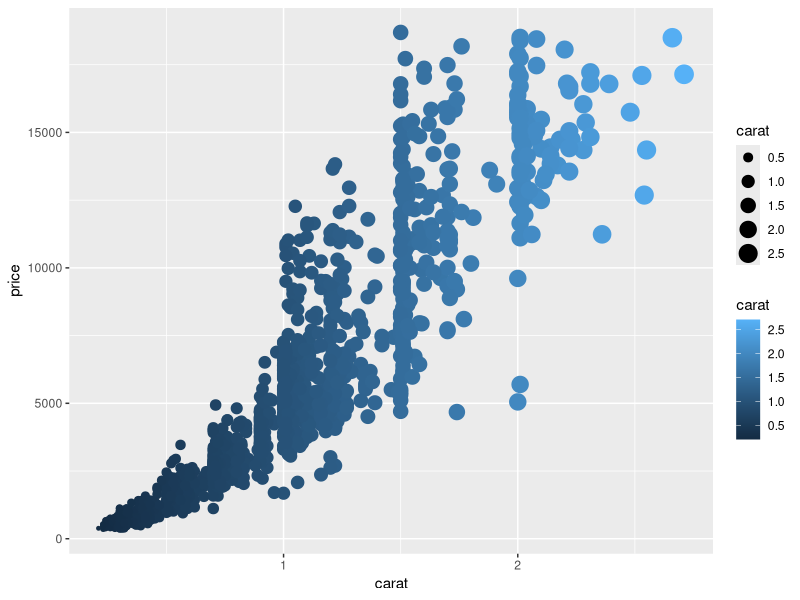
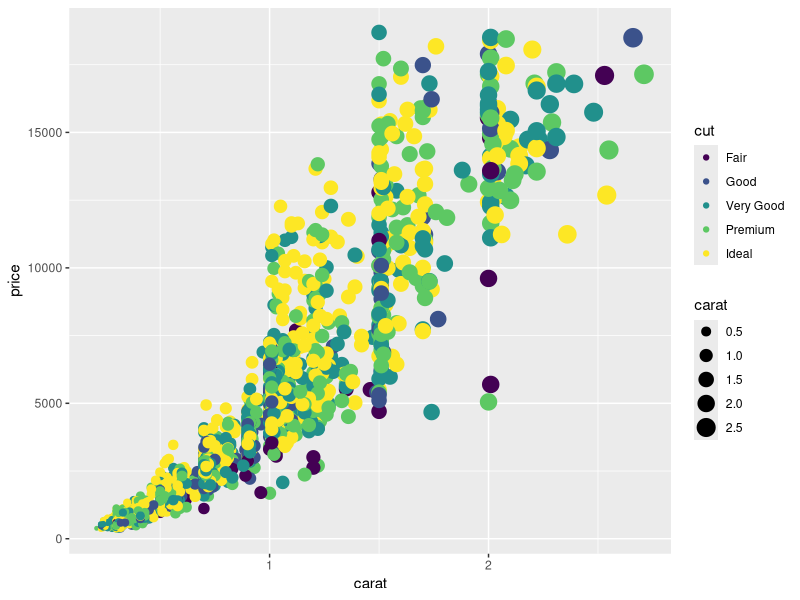
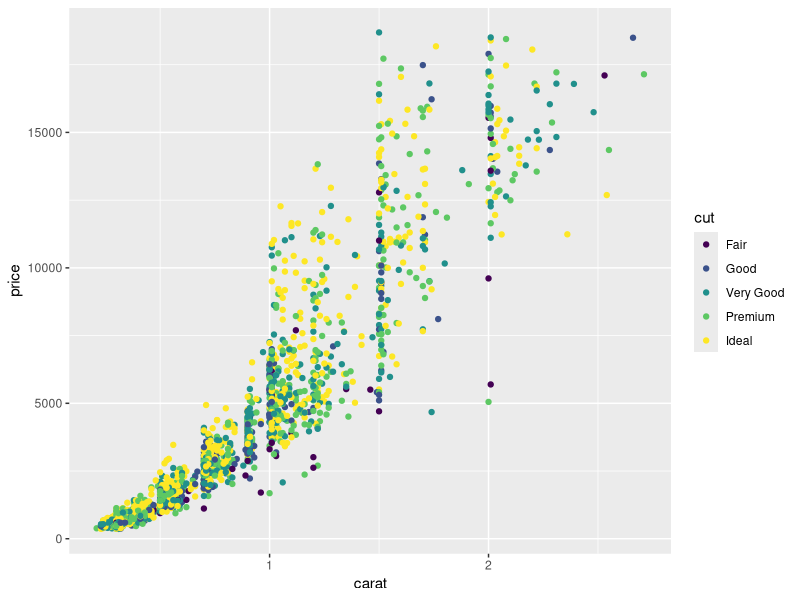

The R source for these figures, in order:
library(ggplot2)

data(diamonds)

head(diamonds)

View(diamonds)

d <- diamonds[sample(nrow(diamonds), 2000), ]

ggplot(data = d, aes(
        x = carat,
        y = price,
        col = carat,
        size = carat
    )) +
    geom_point()


ggplot(data = d, aes(
        x = carat,
        y = price,
        col = cut,
        size = carat
    )) +
     geom_point()

ggplot(data = d, aes(
        x = carat,
        y = price,
        col = cut
    )) +
    geom_point()